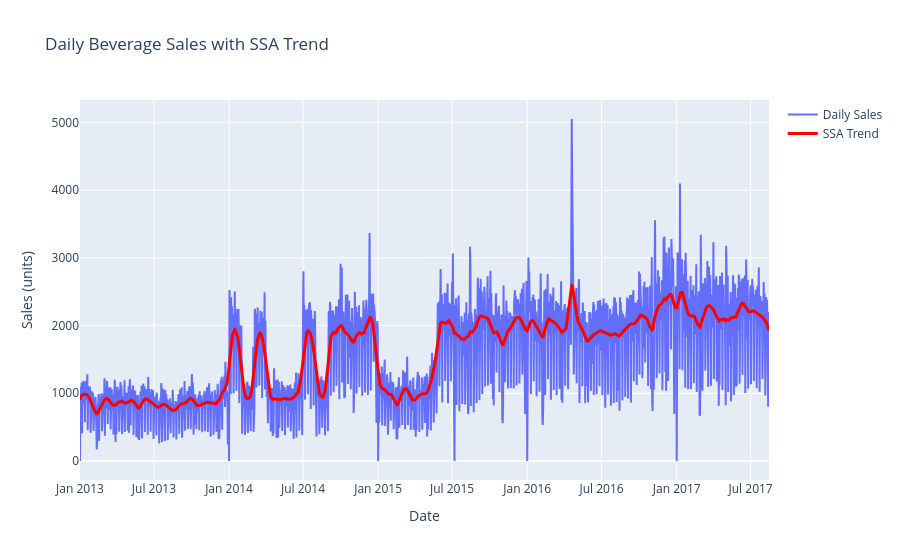

The notebook cell saved with this chart:
### Code cell
# Plot the original timeseries and trend
trend_np = trend.numpy()

fig = go.Figure()

# Original Series
fig.add_trace(
    go.Scatter(
        x= sales_ts.index,
        y=sales_ts,
        mode="lines",
        name="Daily Sales"
    )
)

# SSA trend
fig.add_trace(
    go.Scatter(
        x= sales_ts.index,
        y=trend_np,
        mode="lines",
        name="SSA Trend",
        line=dict(color="red", width=3)
    )
)

fig.update_layout(
    title="Daily Beverage Sales with SSA Trend",
    xaxis_title="Date",
    yaxis_title="Sales (units)"
)

fig.show()

### Figure 1 — Plotly figure (JSON) as saved in the notebook; plotly's stock layout.template omitted (floating-point values rounded to 4 significant figures; data arrays with more than 128 entries replaced by an {"elided": "..."} marker saying what was removed)
{"data": [{"mode": "lines", "name": "Daily Sales", "type": "scatter", "x": {"elided": "1684 str values"}, "y": {"elided": "1684 int values"}}, {"line": {"color": "red", "width": 3}, "mode": "lines", "name": "SSA Trend", "type": "scatter", "x": {"elided": "1684 str values"}, "y": {"elided": "1684 float values"}}], "layout": {"title": {"text": "Daily Beverage Sales with SSA Trend"}, "xaxis": {"title": {"text": "Date"}}, "yaxis": {"title": {"text": "Sales (units)"}}}}
